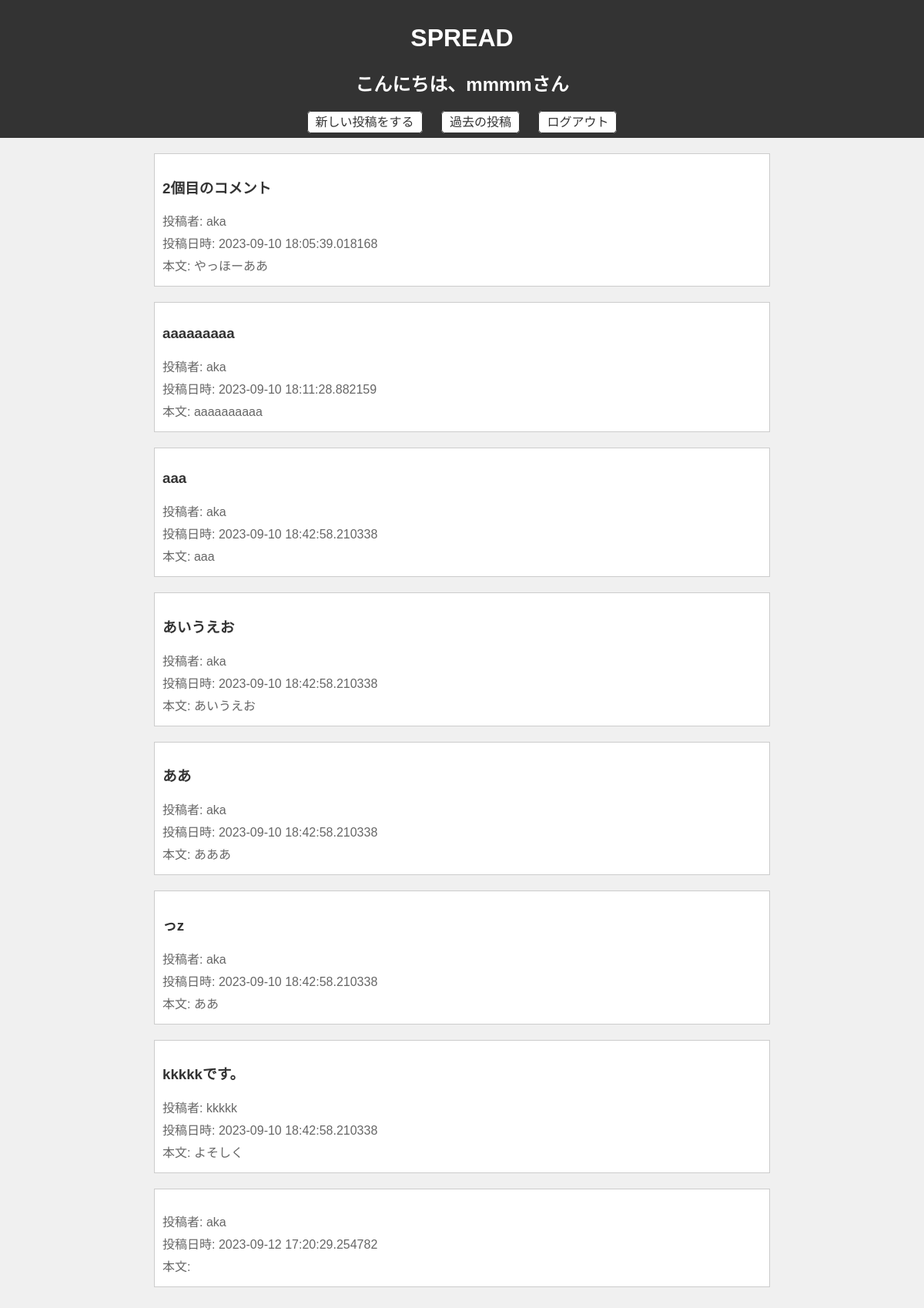
The page /index (signed in) on the database its author committed.
### app.py (models this page shows)
class User(UserMixin, db.Model):
    id = db.Column(db.Integer, primary_key=True)
    username = db.Column(db.String(30), unique=True)
    password = db.Column(db.String(12))

class Post(db.Model):
    __tablename__ = 'post'
    id = db.Column(db.Integer, primary_key=True)
    username = db.Column(db.String(30), nullable=False)
    title = db.Column(db.String(50), nullable=False)
    body = db.Column(db.String(300), nullable=False)
    created_at = db.Column(db.DateTime, nullable=False, default=datetime.now(pytz.timezone('Asia/Tokyo')))

### app.py (the view)
@app.route('/index', methods=['GET', 'POST'])
@login_required
def index():
    if request.method == 'GET':
        posts = Post.query.all()
        username = current_user.username
        return render_template('index.html', posts=posts, username=username)

### app.py (called while the page is built)
@login_manager.user_loader
def load_user(user_id):
    return User.query.get(int(user_id))

### templates/index.html
{% extends "base.html" %}
{% block style %}
<link rel="stylesheet" href="{{ url_for('static', filename='css/get.css') }}">
{% endblock %}
{% block content %}
<header>
    <h1>SPREAD</h1>
    <h2>こんにちは、{{username}}さん</h2>
    <nav>
        <a href="/create">新しい投稿をする</a>
        <a href="/mypage">過去の投稿</a>
        <a href="/logout">ログアウト</a>
    </nav>
</header>
<div class="container">
    {% for post in posts %}
    <article>
        <h3>{{ post.title }}</h3>
        <p>投稿者: {{ post.username }}</p>
        <p>投稿日時: {{ post.created_at }}</p>
        <p>本文: {{ post.body }}</p>
    </article>
    {% endfor %}
</div>
{% endblock %}

### static/css/get.css (style rules this page uses)
body { font-family: Arial, sans-serif; background-color: #f0f0f0; margin: 0; padding: 0; }
header { background-color: #333; color: #fff; padding: 10px; text-align: center; }
nav { text-align: center; margin-top: 20px; }
nav a { color: #333; text-decoration: none; margin: 10px; padding: 5px 10px; border: 1px solid #333; border-radius: 5px; background-color: #fff; }
.container { max-width: 800px; margin: 0 auto; padding: 20px; }
article { background-color: #fff; border: 1px solid #ccc; padding: 10px; margin-bottom: 20px; }
article h3 { color: #333; }
article p { color: #666; margin: 5px 0; }

### rows shown on the page
User: username "mmmm"
Post: title "2個目のコメント", username "aka", created_at "2023-09-10 18:05:39.018168", body "やっほーああ"
Post: title "aaaaaaaaa", username "aka", created_at "2023-09-10 18:11:28.882159", body "aaaaaaaaaa"
Post: title "aaa", username "aka", created_at "2023-09-10 18:42:58.210338", body "aaa"
Post: title "あいうえお", username "aka", created_at "2023-09-10 18:42:58.210338", body "あいうえお"
Post: title "ああ", username "aka", created_at "2023-09-10 18:42:58.210338", body "あああ"
Post: title "っz", username "aka", created_at "2023-09-10 18:42:58.210338", body "ああ"
Post: title "kkkkkです。", username "kkkkk", created_at "2023-09-10 18:42:58.210338", body "よそしく"
Post: username "aka", created_at "2023-09-12 17:20:29.254782"
